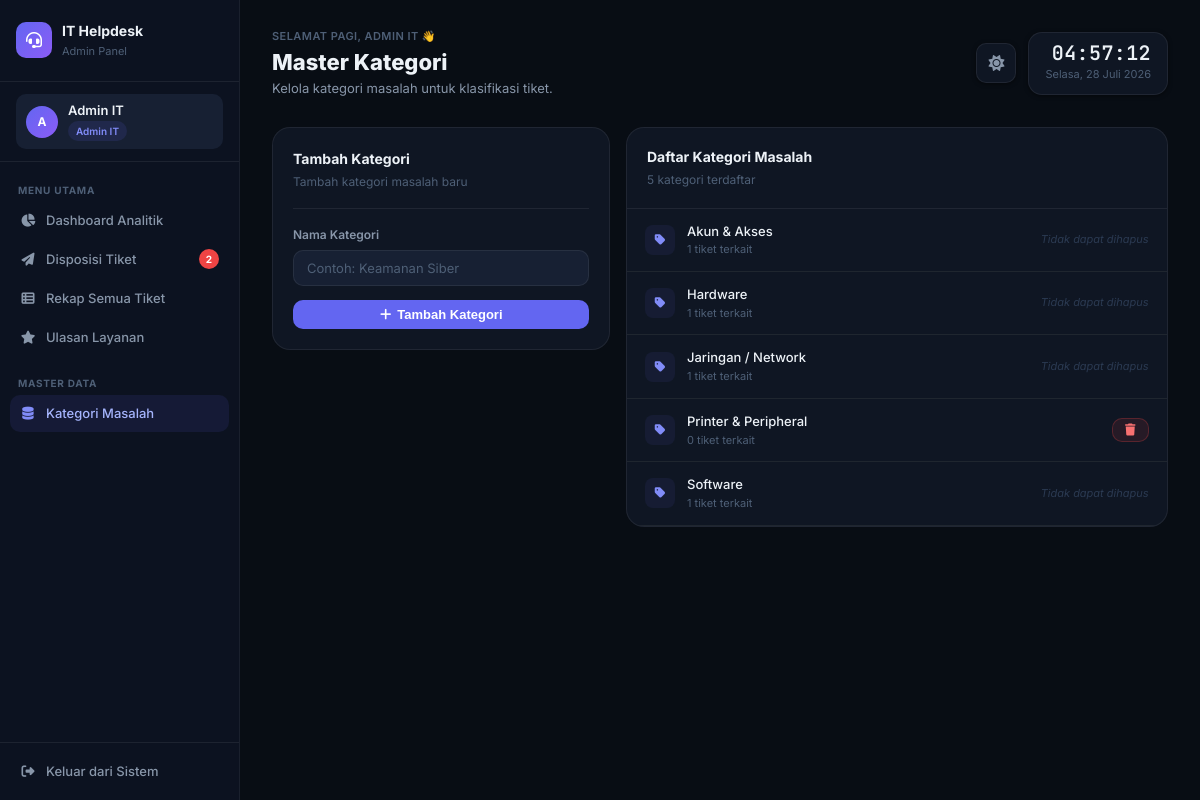
Screenshot of /dashboard_admin.php?tab=master (signed in) with the database file from the repository.
### tables this page shows
CREATE TABLE IF NOT EXISTS `Kategori_Masalah` (
    `id_kategori`    INT          NOT NULL AUTO_INCREMENT,
    `nama_kategori`  VARCHAR(100) NOT NULL,
    PRIMARY KEY (`id_kategori`)
);

### dashboard_admin.php (the view, shortened to what the rows shown need)
<?php
require_once 'koneksi.php';
$tab      = $_GET['tab'] ?? 'dashboard';
$gs = $koneksi->query("
    SELECT COUNT(*) AS total_tiket,
           SUM(status_tiket='Open') AS open_count,
           SUM(status_tiket='In Progress') AS inprogress_count,
           SUM(status_tiket='Resolved') AS resolved_count,
           SUM(tingkat_prioritas='Urgent') AS urgent_count
    FROM Tiket")->fetch_assoc();
$total_pengguna = (int)$koneksi->query("SELECT COUNT(*) AS c FROM Pengguna")->fetch_assoc()['c'];
$total_teknisi  = (int)$koneksi->query("SELECT COUNT(*) AS c FROM Pengguna WHERE role='Teknisi'")->fetch_assoc()['c'];
$total_karyawan = (int)$koneksi->query("SELECT COUNT(*) AS c FROM Pengguna WHERE role='Karyawan'")->fetch_assoc()['c'];
$avg_rating     = $koneksi->query("SELECT ROUND(AVG(rating),1) AS r FROM Ulasan_Layanan")->fetch_assoc()['r'] ?? null;
$kategori_q = $koneksi->query("
    SELECT km.*, COUNT(t.id_tiket) AS jumlah_tiket
    FROM Kategori_Masalah km
    LEFT JOIN Tiket t ON km.id_kategori=t.id_kategori
    GROUP BY km.id_kategori ORDER BY km.nama_kategori ASC");
$total   = max(1, (int)($gs['total_tiket'] ?? 0));
$open_p  = round((($gs['open_count'] ?? 0)       / $total) * 100);
$prog_p  = round((($gs['inprogress_count'] ?? 0) / $total) * 100);
$res_p   = round((($gs['resolved_count'] ?? 0)   / $total) * 100);
$circ = 263.9;
$res_dash  = round(($res_p  / 100) * $circ, 1);
$prog_dash = round(($prog_p / 100) * $circ, 1);
$open_dash = round(($open_p / 100) * $circ, 1);
$res_offset  = 0;
$prog_offset = -$res_dash;
$open_offset = -$res_dash - $prog_dash;
$page_info = [
    'dashboard' => ['Dashboard Analitik',    'Ringkasan statistik sistem IT Helpdesk secara real-time.'],
    'disposisi' => ['Disposisi Tiket',        'Tugaskan tiket Open kepada Teknisi IT yang tersedia.'],
    'rekap'     => ['Rekap Semua Tiket',      'Rekapitulasi seluruh tiket yang masuk ke sistem.'],
    'ulasan'    => ['Ulasan & Rating',        'Feedback kepuasan karyawan terhadap layanan IT.'],
    'master'    => ['Master Kategori',        'Kelola kategori masalah untuk klasifikasi tiket.'],
];
$pi = $page_info[$tab] ?? $page_info['dashboard'];
?>
<!DOCTYPE html>
<html lang="id">
<head>
    <link rel="stylesheet" href="https://cdnjs.cloudflare.com/ajax/libs/font-awesome/6.5.0/css/all.min.css">
    <link rel="stylesheet" href="style.css">
</head>
<body>
<div class="page-wrapper">
<main class="main-content">
    <div class="topbar">
        <div class="topbar-left">
            <h1 class="topbar-title"><?= $pi[0] ?></h1>
        </div>
    </div>
    <?php if ($tab === 'dashboard'): ?>
    <div class="kpi-grid anim-stagger">
        <?php
        $kpis = [
            ['Total Tiket',    $gs['total_tiket']??0,      'fa-ticket',       'indigo'],
            ['Perlu Ditangani',$gs['open_count']??0,        'fa-envelope-open','red'],
            ['In Progress',    $gs['inprogress_count']??0,  'fa-gear',         'amber'],
            ['Terselesaikan',  $gs['resolved_count']??0,    'fa-check-double', 'green'],
        ];
        foreach ($kpis as $k): ?>
        <div class="kpi-card">
            <div class="kpi-icon <?= $k[3] ?>"><i class="fas <?= $k[2] ?>"></i></div>
            <div class="kpi-label"><?= $k[0] ?></div>
            <div class="kpi-value"><?= $k[1] ?></div>
        </div>
        <?php endforeach; ?>
    </div>
    <div style="display:grid;grid-template-columns:1fr 340px;gap:16px;margin-bottom:16px;">
        <div style="display:flex;flex-direction:column;gap:12px;">
            <div class="stat-row-card flex items-center justify-between">
                <div class="flex items-center gap-3">
                    <div class="kpi-icon" style="background:rgba(139,92,246,0.1);color:#c084fc;width:34px;height:34px;border-radius:10px;display:flex;align-items:center;justify-content:center;font-size:13px;">
                        <i class="fas fa-users"></i>
                    </div>
                    <div>
                        <div style="font-size:13px;font-weight:600;color:var(--text-primary);">Total Pengguna</div>
                        <div style="font-size:11px;color:var(--text-muted);">Dalam sistem</div>
                    </div>
                </div>
                <div class="inline-stats">
                    <div style="text-align:center;">
                        <div class="inline-stat-val"><?= $total_teknisi ?></div>
                        <div class="inline-stat-label">Teknisi</div>
                    </div>
                    <div style="text-align:center;">
                        <div class="inline-stat-val"><?= $total_karyawan ?></div>
                        <div class="inline-stat-label">Karyawan</div>
                    </div>
                    <div style="text-align:center;">
                        <div class="inline-stat-val"><?= $total_pengguna ?></div>
                        <div class="inline-stat-label">Total</div>
                    </div>
                </div>
            </div>
            <div class="stat-row-card flex items-center justify-between">
                <div class="flex items-center gap-3">
                    <div class="kpi-icon" style="background:rgba(239,68,68,0.1);color:#f87171;width:34px;height:34px;border-radius:10px;display:flex;align-items:center;justify-content:center;font-size:13px;">
                        <i class="fas fa-triangle-exclamation"></i>
                    </div>
                    <div>
                        <div style="font-size:13px;font-weight:600;color:var(--text-primary);">Tiket Urgent</div>
                        <div style="font-size:11px;color:var(--text-muted);">Memerlukan penanganan segera</div>
                    </div>
                </div>
                <div style="font-size:32px;font-weight:700;color:var(--text-primary);"><?= $gs['urgent_count']??0 ?></div>
            </div>
            <div class="stat-row-card flex items-center justify-between">
                <div class="flex items-center gap-3">
                    <div class="kpi-icon" style="background:rgba(234,179,8,0.1);color:#fbbf24;width:34px;height:34px;border-radius:10px;display:flex;align-items:center;justify-content:center;font-size:13px;">
                        <i class="fas fa-star"></i>
                    </div>
                    <div>
                        <div style="font-size:13px;font-weight:600;color:var(--text-primary);">Rata-rata Rating</div>
                        <div style="font-size:11px;color:var(--text-muted);">Dari skala 1–5 ulasan masuk</div>
                    </div>
                </div>
                <div style="text-align:right;">
                    <div style="font-size:32px;font-weight:700;color:var(--text-primary);"><?= $avg_rating ?? '-' ?></div>
                    <?php if ($avg_rating): ?>
                    <div style="display:flex;gap:2px;justify-content:flex-end;margin-top:2px;">
                        <?php for ($i=1;$i<=5;$i++): ?>
                        <i class="fas fa-star" style="font-size:10px;color:<?= $i<=round($avg_rating)?'#f59e0b':'var(--text-faint)' ?>;"></i>
                        <?php endfor; ?>
                    </div>
                    <?php endif; ?>
                </div>
            </div>
        </div>
        <div class="card" style="display:flex;flex-direction:column;align-items:center;justify-content:center;padding:28px;">
            <div style="font-size:13px;font-weight:600;color:var(--text-secondary);margin-bottom:20px;text-align:center;">Distribusi Status Tiket</div>
            <div class="donut-wrap" style="width:140px;height:140px;">
                <svg viewBox="0 0 100 100" width="140" height="140">
                    <circle cx="50" cy="50" r="42" fill="none" stroke="var(--bg-elevated)" stroke-width="10"/>
                    <?php if ($total > 0): ?>
                    <circle cx="50" cy="50" r="42" fill="none" stroke="#10b981" stroke-width="10"
                        stroke-dasharray="<?= $res_dash ?> <?= $circ ?>"
                        stroke-dashoffset="<?= -$res_offset ?>"
                        stroke-linecap="round"
                        transform="rotate(-90 50 50)"/>
                    <?php if ($prog_dash > 0): ?>
                    <circle cx="50" cy="50" r="42" fill="none" stroke="#f59e0b" stroke-width="10"
                        stroke-dasharray="<?= $prog_dash ?> <?= $circ ?>"
                        stroke-dashoffset="<?= $prog_offset ?>"
                        stroke-linecap="round"
                        transform="rotate(-90 50 50)"/>
                    <?php endif; ?>
                    <?php if ($open_dash > 0): ?>
                    <circle cx="50" cy="50" r="42" fill="none" stroke="#3b82f6" stroke-width="10"
                        stroke-dasharray="<?= $open_dash ?> <?= $circ ?>"
                        stroke-dashoffset="<?= $open_offset ?>"
                        stroke-linecap="round"
                        transform="rotate(-90 50 50)"/>
                    <?php endif; ?>
                    <?php endif; ?>
                </svg>
                <div class="donut-center">
                    <div class="donut-center-val"><?= $total ?></div>
                    <div class="donut-center-label">Tiket</div>
                </div>
            </div>
            <div style="display:flex;flex-direction:column;gap:8px;margin-top:20px;width:100%;">
                <div class="flex items-center justify-between">
                    <div class="flex items-center gap-2"><div class="legend-dot" style="background:#3b82f6;"></div><span style="font-size:12px;color:var(--text-secondary);">Open</span></div>
                    <span style="font-size:12px;font-weight:600;color:var(--text-primary);"><?= $gs['open_count']??0 ?> <span style="color:var(--text-muted);font-weight:400;">(<?= $open_p ?>%)</span></span>
                </div>
                <div class="flex items-center justify-between">
                    <div class="flex items-center gap-2"><div class="legend-dot" style="background:#f59e0b;"></div><span style="font-size:12px;color:var(--text-secondary);">In Progress</span></div>
                    <span style="font-size:12px;font-weight:600;color:var(--text-primary);"><?= $gs['inprogress_count']??0 ?> <span style="color:var(--text-muted);font-weight:400;">(<?= $prog_p ?>%)</span></span>
                </div>
                <div class="flex items-center justify-between">
                    <div class="flex items-center gap-2"><div class="legend-dot" style="background:#10b981;"></div><span style="font-size:12px;color:var(--text-secondary);">Resolved</span></div>
                    <span style="font-size:12px;font-weight:600;color:var(--text-primary);"><?= $gs['resolved_count']??0 ?> <span style="color:var(--text-muted);font-weight:400;">(<?= $res_p ?>%)</span></span>
                </div>
            </div>
        </div>
    </div>
    <!-- ════════════════════════════════════════════
         TAB: DISPOSISI TIKET
    ════════════════════════════════════════════ -->
    <?php elseif ($tab === 'master'): ?>
    <div style="display:grid;grid-template-columns:1fr 1.6fr;gap:16px;">
        <div class="card anim-slide" style="overflow:hidden;">
            <?php if ($kategori_q->num_rows === 0): ?>
            <div style="padding:40px;text-align:center;color:var(--text-muted);font-size:13px;">Belum ada kategori.</div>
            <?php else: ?>
            <div style="divide-y:1px solid var(--border);">
                <?php while ($kat = $kategori_q->fetch_assoc()): ?>
                <div class="flex items-center justify-between" style="padding:12px 18px;border-bottom:1px solid rgba(48,54,61,0.5);">
                    <div class="flex items-center gap-3">
                        <div style="width:30px;height:30px;border-radius:8px;background:rgba(99,102,241,0.08);display:flex;align-items:center;justify-content:center;">
                            <i class="fas fa-tag" style="font-size:12px;color:var(--admin-400);"></i>
                        </div>
                        <div>
                            <div style="font-size:13px;font-weight:500;color:var(--text-primary);"><?= htmlspecialchars($kat['nama_kategori']) ?></div>
                            <div style="font-size:11px;color:var(--text-muted);"><?= $kat['jumlah_tiket'] ?> tiket terkait</div>
                        </div>
                    </div>
                    <?php if ($kat['jumlah_tiket'] == 0): ?>
                    <form method="POST" action="dashboard_admin.php?tab=master" onsubmit="return confirm('Hapus kategori ini?')">
                        <button type="submit" class="btn btn-danger btn-sm"><i class="fas fa-trash"></i></button>
                    </form>
                    <?php else: ?>
                    <span style="font-size:11px;color:var(--text-faint);font-style:italic;">Tidak dapat dihapus</span>
                    <?php endif; ?>
                </div>
                <?php endwhile; ?>
            </div>
            <?php endif; ?>
        </div>
    </div>
    <?php endif; ?>
</main>
</div>
</body>
</html>

### rows the page displays
kategori_masalah: nama_kategori "Akun & Akses", jumlah_tiket "1", shows "Tidak dapat dihapus"
kategori_masalah: nama_kategori "Hardware", jumlah_tiket "1", shows "Tidak dapat dihapus"
kategori_masalah: nama_kategori "Jaringan / Network", jumlah_tiket "1", shows "Tidak dapat dihapus"
kategori_masalah: nama_kategori "Printer & Peripheral", jumlah_tiket "0"
kategori_masalah: nama_kategori "Software", jumlah_tiket "1", shows "Tidak dapat dihapus"

### other values shown
substr($nama,0,1) "A"
$nama "Admin IT"
$open_badge "2"
$pi[0] "Master Kategori"
$pi[1] "Kelola kategori masalah untuk klasifikasi tiket."
$kategori_q->num_rows "5"
